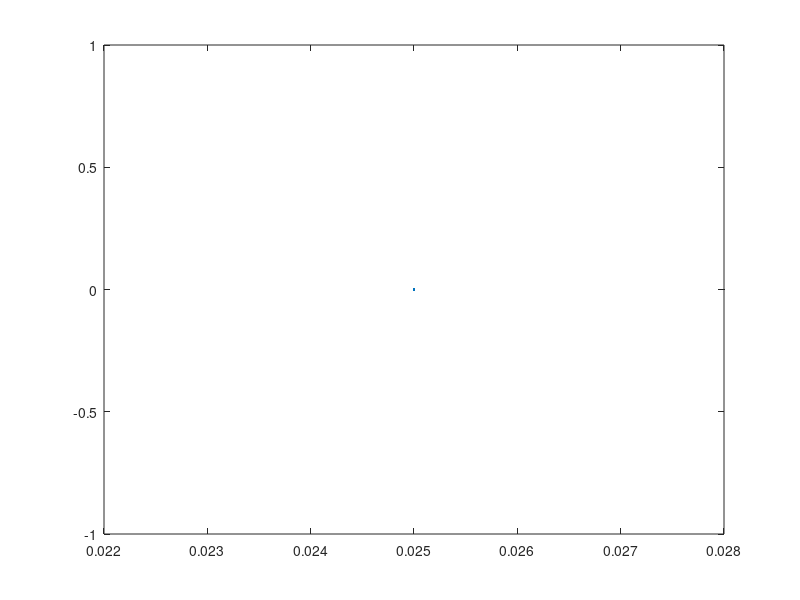

This figure's MATLAB source:
clc;clear all;close all;
ri=input('please insert the inner radiuse: ');
k=input('please insert the thermal conductivity: ');
h=input('please insert the convection heat-transfer coefficient: ');
ti=input('please insert the inner tempruture: ');
tinf=input('please insert the infinite tempruture: ');
% the length og tube is l=1meter
l=1;
ro=0.025;
q=(2*pi*l*(ti-tinf))./((log(ro./ri)./k)+1./(ro.*h));
plot(ro,q);
critical_insulation_tickness=max(q);
